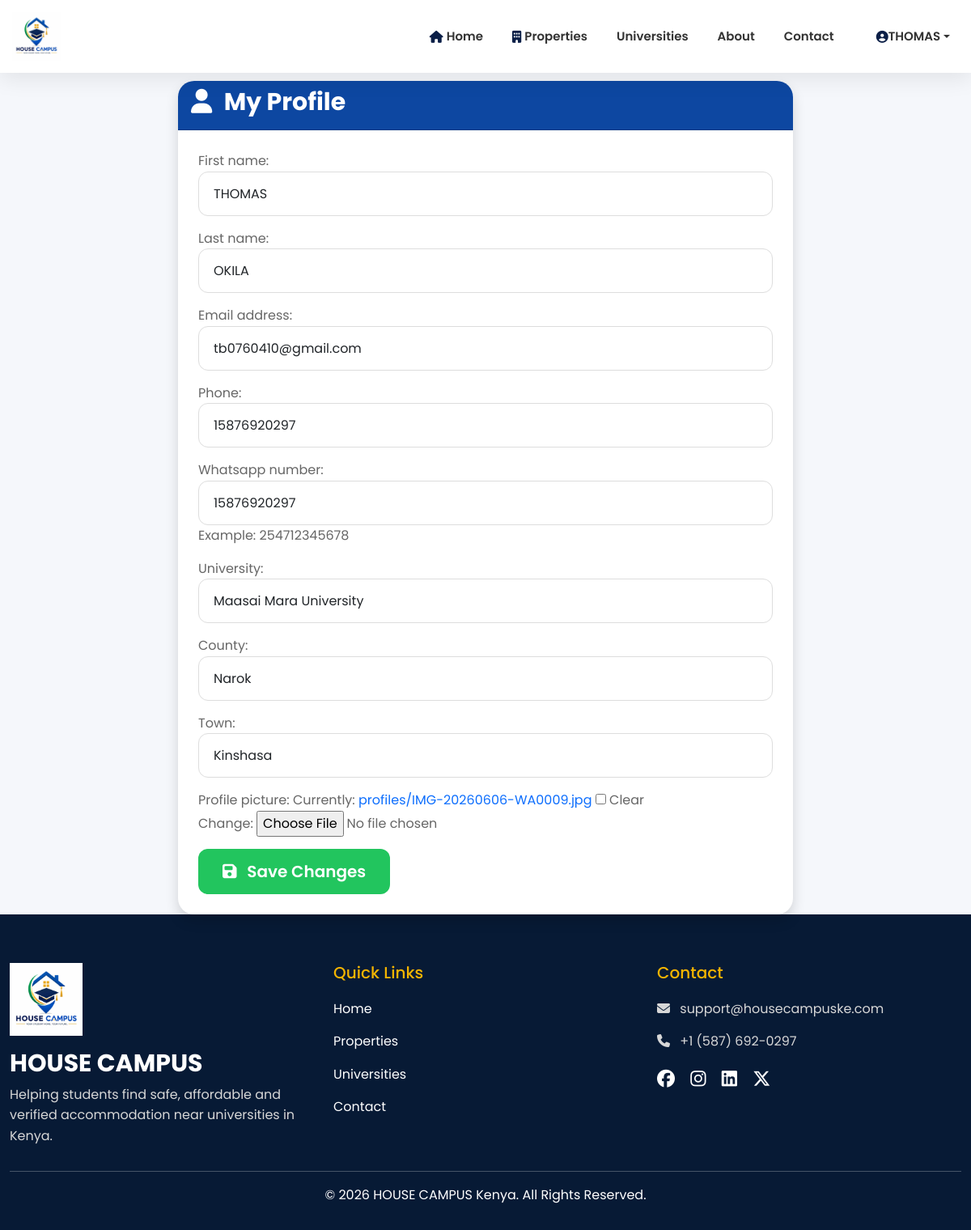
The page /accounts/profile/ (signed in) on the database its author committed.
### accounts/models.py (models this page shows, shortened)
class User(AbstractUser):
    STUDENT = "student"
    LANDLORD = "landlord"
    ADMIN = "admin"
    ROLE_CHOICES = [
        (STUDENT, "Student"),
        (LANDLORD, "Landlord"),
        (ADMIN, "Admin"),
    ]
    role = models.CharField(
        max_length=20,
        choices=ROLE_CHOICES,
        default=STUDENT
    )
    phone = models.CharField(
        max_length=20,
        blank=True
    )
    whatsapp_number = models.CharField(
        max_length=20,
        blank=True,
        null=True,
        help_text="Example: 254712345678"
    )
    university = models.CharField(
        max_length=150,
        blank=True
    )
    county = models.CharField(
        max_length=100,
        blank=True
    )
    town = models.CharField(
        max_length=100,
        blank=True
    )
    profile_picture = models.ImageField(
        upload_to="profiles/",
        blank=True,
        null=True
    )
    verified = models.BooleanField(default=False)

### accounts/views.py (the view)
@login_required
def profile(request):
    if request.method == "POST":
        form = ProfileForm(
            request.POST,
            request.FILES,
            instance=request.user
        )
        if form.is_valid():
            form.save()
            messages.success(request, "Profile updated successfully.")
            return redirect("profile")
    else:
        form = ProfileForm(instance=request.user)
    return render(
        request,
        "accounts/profile.html",
        {
            "form": form,
        },
    )

### accounts/forms.py
class ProfileForm(forms.ModelForm):
    class Meta:
        model = User
        fields = (
            "first_name",
            "last_name",
            "email",
            "phone",
            "whatsapp_number",
            "university",
            "county",
            "town",
            "profile_picture",
        )
        widgets = {
            "first_name": forms.TextInput(attrs={"class": "form-control"}),
            "last_name": forms.TextInput(attrs={"class": "form-control"}),
            "email": forms.EmailInput(attrs={"class": "form-control"}),
            "phone": forms.TextInput(attrs={"class": "form-control"}),
            "whatsapp_number": forms.TextInput(
                attrs={
                    "class": "form-control",
                    "placeholder": "254712345678",
                }
            ),
            "university": forms.TextInput(attrs={"class": "form-control"}),
            "county": forms.TextInput(attrs={"class": "form-control"}),
            "town": forms.TextInput(attrs={"class": "form-control"}),
        }

### accounts/templates/accounts/profile.html (shortened to what this page needs)
{% extends "base.html" %}
{% block content %}
<div class="container mt-5">
    <div class="row justify-content-center">
        <div class="col-lg-8">
            <div class="card shadow">
                <div class="card-header bg-primary text-white">
                    <h3>
                        <i class="fa-solid fa-user me-2"></i>
                        My Profile
                    </h3>
                </div>
                <div class="card-body">
                    <form method="POST" enctype="multipart/form-data">
                        {{ form.as_p }}
                        <button type="submit" class="btn btn-success btn-lg">
                            <i class="fa-solid fa-floppy-disk me-2"></i>
                            Save Changes
                        </button>
                    </form>
                </div>
            </div>
        </div>
    </div>
</div>
{% endblock %}

### templates/base.html (shortened to what this page needs)
{% load static %}
<!DOCTYPE html>
<html lang="en">
<head>
    <link href="https://cdn.jsdelivr.net/npm/bootstrap@5.3.7/dist/css/bootstrap.min.css"
      rel="stylesheet">
    <link rel="stylesheet"
      href="https://cdnjs.cloudflare.com/ajax/libs/font-awesome/6.7.2/css/all.min.css">
    <link rel="stylesheet" href="{% static 'css/style.css' %}">
</head>
<body>
    <nav class="navbar navbar-expand-lg fixed-top">
        <div class="container">
            <a class="navbar-brand" href="/">
                <img src="{% static 'images/logo.png' %}" alt="HOUSE CAMPUS Logo" class="logo">
            </a>
            <div class="collapse navbar-collapse" id="navbarNav">
                <ul class="navbar-nav ms-auto align-items-center">
                    <li class="nav-item">
                        <a class="nav-link" href="/">
                            <i class="fa fa-home me-1"></i>
                            Home
                        </a>
                    </li>
                    <li class="nav-item">
                        <a class="nav-link" href="{% url 'properties:property_list' %}">
                            <i class="fa fa-building me-1"></i>
                            Properties
                        </a>
                    </li>
                    <li class="nav-item">
                        <a class="nav-link" href="#">
                            Universities
                        </a>
                    </li>
                    <li class="nav-item">
                        <a class="nav-link" href="#">
                            About
                        </a>
                    </li>
                    <li class="nav-item">
                        <a class="nav-link" href="#">
                            Contact
                        </a>
                    </li>
                    {% if user.is_authenticated %}
                    <li class="nav-item dropdown ms-3">
                        <a class="nav-link dropdown-toggle" data-bs-toggle="dropdown">
                            <i class="fa fa-user-circle"></i>
                            {{ user.first_name }}
                        </a>
                    </li>
                    {% endif %}
                </ul>
            </div>
        </div>
    </nav>
    <main>
        <div class="container">
            {% block content %}
            {% endblock %}
        </div>
    </main>
    <footer>
        <div class="container">
            <div class="row">
                <div class="col-lg-4">
                    <img src="{% static 'images/logo.png' %}" width="90">
                    <h3 class="mt-3">HOUSE CAMPUS</h3>
                    <p>
                        Helping students find safe, affordable and verified accommodation near
                        universities in Kenya.
                    </p>
                </div>
                <div class="col-lg-4">
                    <h5>Quick Links</h5>
                    <p><a href="/">Home</a></p>
                    <p><a href="{% url 'properties:property_list' %}">Properties</a></p>
                    <p><a href="#">Universities</a></p>
                    <p><a href="#">Contact</a></p>
                </div>
                <div class="col-lg-4">
                    <h5>Contact</h5>
                    <p>
                        <i class="fa fa-envelope me-2"></i>
                        support@housecampuske.com
                    </p>
                    <p>
                        <i class="fa fa-phone me-2"></i>
                        +1 (587) 692-0297
                    </p>
                    <div class="social mt-3">
                        <a href="#"><i class="fab fa-facebook"></i></a>
                        <a href="#"><i class="fab fa-instagram"></i></a>
                        <a href="#"><i class="fab fa-linkedin"></i></a>
                        <a href="#"><i class="fab fa-x-twitter"></i></a>
                    </div>
                </div>
            </div>
            <hr>
            <div class="text-center">
                © 2026 HOUSE CAMPUS Kenya. All Rights Reserved.
            </div>
        </div>
    </footer>
</body>
</html>

### static/css/style.css (style rules this page uses)
* { margin: 0; padding: 0; box-sizing: border-box; }
html { scroll-behavior: smooth; }
body { font-family: 'Poppins', sans-serif; background: #F5F7FB; color: #2B2B2B; overflow-x: hidden; line-height: 1.6; }
:root { --primary: #0B1F47; --secondary: #F7B731; --success: #22C55E; --danger: #EF4444; --warning: #F59E0B; --light: #F5F7FB; --white: #FFFFFF; --gray: #6B7280; --border: #E5E7EB; --shadow: 0 10px 30px rgba(0, 0, 0, .08); --radius: 18px; }
a { text-decoration: none; transition: .3s; }
h3 { font-size: 30px; font-weight: 700; }
h5 { font-size: 20px; }
p { color: #666; margin-bottom: 15px; }
.container { max-width: 1250px; }
.btn { border-radius: 12px; padding: 13px 30px; font-weight: 600; transition: .35s; }
.btn-success { background: var(--success); border: none; }
.card { border: none; border-radius: 20px; overflow: hidden; background: white; box-shadow: var(--shadow); transition: .35s; }
.card-body { padding: 25px; }
.form-control, .form-select { height: 55px; border-radius: 12px; border: 1px solid #DDD; padding-left: 18px; }
img { max-width: 100%; }
.bg-primary { background: var(--primary) !important; }
.navbar { height: 90px; background: #fff; box-shadow: 0 12px 30px rgba(0, 0, 0, .08); }
.navbar-brand { display: flex; align-items: center; gap: 15px; font-size: 28px; font-weight: 700; color: var(--primary); }
.navbar-brand img { width: 65px; height: 65px; object-fit: contain; }
.navbar-nav { gap: 10px; }
.nav-link { color: #333 !important; font-weight: 600; padding: 10px 18px !important; border-radius: 12px; transition: .3s; }
.logo { width: 170px; margin: auto; display: block; transition: .3s; }
footer { background: #081B3D; color: white; padding: 90px 0 30px; }
footer p { color: #D7D7D7; }
footer a { color: #D7D7D7; transition: .3s; }
img { transition: .35s; }
body { font-family: Poppins, sans-serif; background: #f5f7fb; overflow-x: hidden; }
:root { --primary: #0D47A1; --secondary: #1565C0; --gold: #F4B400; --green: #00A651; --light: #ffffff; --dark: #071A35; }
.navbar { background: #ffffff !important; box-shadow: 0 4px 18px rgba(0, 0, 0, 0.08); padding: 10px 0; min-height: 80px; z-index: 1050; }
.navbar .container { display: flex; align-items: center; }
.navbar-brand { display: flex; align-items: center; padding: 0; margin-right: 40px; }
.navbar-brand img { height: 60px; width: auto; object-fit: contain; }
.navbar-collapse { justify-content: flex-end; }
.navbar-nav { display: flex !important; flex-direction: row !important; align-items: center; gap: 8px; }
.navbar-nav .nav-item { display: flex; align-items: center; }
.nav-link { color: #333333 !important; font-weight: 500; font-size: 15px; padding: 10px 14px !important; margin: 0 !important; border-radius: 8px; white-space: nowrap; transition: all 0.3s ease; }
.nav-link i { color: var(--primary); }
main { margin-top: 100px; min-height: 75vh; }
footer { background: var(--dark); color: white; padding: 60px 0 30px; }
footer h5 { color: var(--gold); margin-bottom: 20px; }
footer a { color: white; text-decoration: none; }
.social a { color: white; margin-right: 15px; font-size: 22px; }
.navbar { height: 90px; background: #ffffff !important; box-shadow: 0 4px 18px rgba(0, 0, 0, 0.08); padding: 10px 0; z-index: 1050; }
.navbar-collapse { display: flex !important; justify-content: flex-end; }
.navbar-nav { display: flex !important; flex-direction: row !important; align-items: center !important; gap: 8px; margin-left: auto; }
.navbar-nav .nav-link { display: flex; align-items: center; color: #333333 !important; font-size: 15px; font-weight: 600; padding: 10px 14px !important; margin: 0 !important; border-radius: 8px; white-space: nowrap; transition: all 0.3s ease; }
.navbar-nav .nav-link i { color: #0B1F47; }

### rows shown on the page
User: first_name "THOMAS", last_name "OKILA", email "tb0760410@gmail.com", phone "15876920297", whatsapp_number "15876920297", university "Maasai Mara University", county "Narok", town "Kinshasa"
